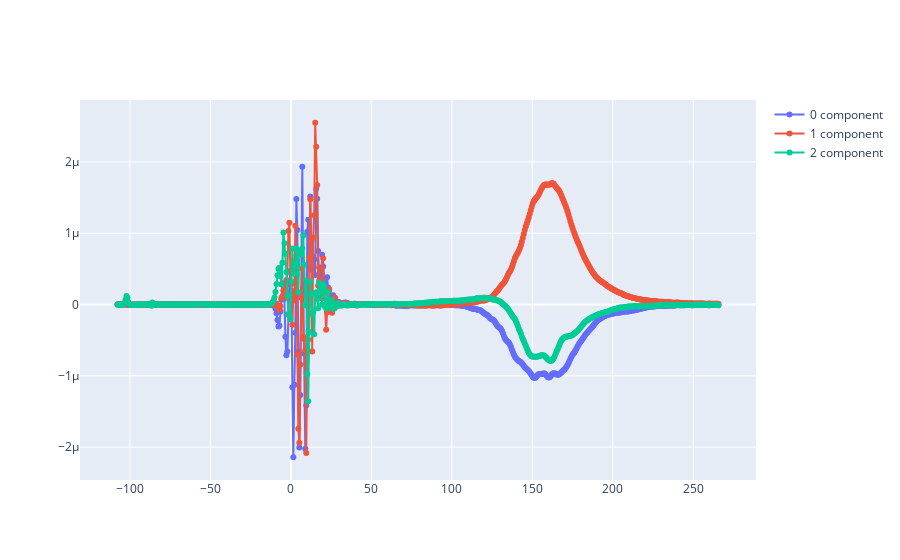

Write notebook code for a chart like this one.
### Code cell
mp = sim.ThornOutput('multipole', ftype='h5')
mp.RadiatedLinMomFlux(M_ADM=bbh.ADMMass, f0=bbh.CutoffFrequency).preview()

### Figure 1 — Plotly figure (JSON) as saved in the notebook; plotly's stock layout.template omitted (floating-point values rounded to 4 significant figures; data arrays with more than 128 entries replaced by an {"elided": "..."} marker saying what was removed)
{"data": [{"mode": "lines+markers", "name": "0 component", "type": "scatter", "x": {"elided": "606 float values"}, "y": {"elided": "606 float values"}}, {"mode": "lines+markers", "name": "1 component", "type": "scatter", "x": {"elided": "606 float values"}, "y": {"elided": "606 float values"}}, {"mode": "lines+markers", "name": "2 component", "type": "scatter", "x": {"elided": "606 float values"}, "y": {"elided": "606 float values"}}], "layout": {"autosize": true, "xaxis": {"autorange": true, "range": [-131.7, 289.6], "type": "linear"}, "yaxis": {"autorange": true, "range": [-2.486e-06, 2.893e-06], "type": "linear"}}}
